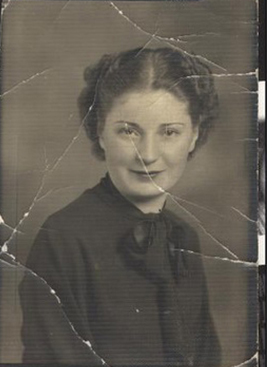
#> input picture damage image.jpg, 275 x 367 px
$ jupyter execute 'Image Restoration Final project (1).ipynb'
#> lines starting #> are read from the running program, lines starting #| are printed output that depends on the picture
# ************************* Semester Project Final ***************************

#                                         Image Restoration

[cell 1]
#first libraries that we will use use to perform all of these functons to restore the image
import cv2                                              # Importing the OpenCV library for the image processing
import numpy as np                                      # Then we Import NumPy library or module  for numerical operations
from matplotlib import pyplot as plt                    # Importing matplotlib for image visualization

[cell 2]
                                                        # firstly load the image that is totally damaged
dam_image = cv2.imread('damage image.jpg')              # that function will read the image and store it inthe varable dam_image
#> dam_image is the input picture: shape (367, 275, 3); mean B, G, R 87.7, 97.1, 102.7

[cell 3]
                                                        # Check if the image is loaded successfully
if dam_image is None:                                   # apply if condtion to check the path of the image
    print("Error: Unable to load the image.")
    exit()                                              # Exit the program if image loading fails

[cell 4]
# Displaying the original image
plt.imshow(cv2.cvtColor(dam_image, cv2.COLOR_BGR2RGB))  # Displaying the original image in color
plt.title('Damage Image')                               # Setting title for the subplot
plt.axis('off')
plt.show()

[cell 5]
# Converting the image to grayscale to simplify processing
gray = cv2.cvtColor(dam_image, cv2.COLOR_BGR2GRAY)              # for that we ue cvtcolor functionn
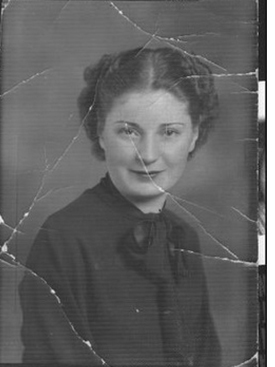
#> gray: shape (367, 275); min 19, max 255, mean 97.7

[cell 6]
# Displaying the grey image
plt.imshow(gray, cmap='gray')                                   # Displaying the grayscale image
plt.title('Grayscale Image')                                    # Setting title for the subplot
plt.axis('off')
plt.show()

[cell 7]
# Apply median filtering to remove noise (means undersired thing) in the image
# Median filtering helps in reducing noise and preserving edges
# A kernel size of 5x5 is chosen for filtering

median_filtered = cv2.medianBlur(gray, 5)             #cv2.medianBlur() is a function  for applying median filtering to an image

[cell 8]
# Displaying the median_filtered image
plt.imshow(median_filtered, cmap='gray')  # Displaying the filtered image (after median blur)
plt.title('Filtered Image (Median Blur)')  # Setting title for the subplot
plt.axis('off')
plt.show()

[cell 9]
# Perform morphological opening to remove thin lines
# Morphological opening is used to remove thin lines or small objects
# A 5x5 kernel of ones is created for the opening operation

kernel5X5 = np.ones((5,5),np.uint8)
opened = cv2.morphologyEx(median_filtered, cv2.MORPH_OPEN, kernel5X5)
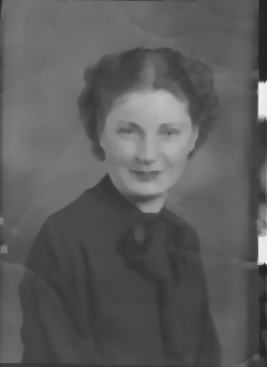
#> opened: shape (367, 275); min 35, max 255, mean 96.9

[cell 10]
# Displaying morphologyEx image
plt.imshow(opened, cmap='gray')                # Displaying the image after morphological opening
plt.title(' Morphological Opening')            # Setting title for the subplot
plt.axis('off')
plt.show()

[cell 11]
# Restore the image (replace with your restoration logic)
restored = opened

[cell 12]
# Displaying restored image
plt.imshow(cv2.cvtColor(restored, cv2.COLOR_BGR2RGB))          #cnvrt to RGB image
plt.title('Restored Image')                                    # Setting title for the subplot
plt.axis('off')
plt.show()

### Display the images

[cell 13]
# Display the original and processed images
plt.figure(figsize=(15, 15))                                  # Creating a figure with size 12x8 for plotting images
# Original Damage Image Image
plt.subplot(1, 5, 1)                                          # with matplotlib library we do some subplotting in the image
plt.imshow(cv2.cvtColor(dam_image, cv2.COLOR_BGR2RGB))        # Displaying the original image in color
plt.title('Damage Image')                                     # Setting title for the subplot
plt.axis('off')                                               # Turning off axis for better visualization
# Grayscale Image
plt.subplot(1, 5, 2)                                          # with matplotlib library we do some subplotting in the image
plt.imshow(gray, cmap='gray')                                 # Displaying the grayscale image
plt.title('Grayscale Image')                                  # Setting title for the subplot
plt.axis('off')                                               # Turning off axis for better visualization
# Filtered Image (Median Blur)
plt.subplot(1, 5, 3)                                          # with matplotlib library we do some subplotting in the image
plt.imshow(median_filtered, cmap='gray')                      # Displaying the filtered image (after median blur)
plt.title('Filtered Image (Median Blur)')                     # Setting title for the subplot
plt.axis('off')                                               # Turning off axis for better visualization
# Image after Morphological Opening
plt.subplot(1, 5, 4)                                          # with of matplotlib library we do some subplotting in the image
plt.imshow(opened, cmap='gray')                               # Displaying the image after morphological opening
plt.title(' Morphological Opening')                           # Setting title for the subplot
plt.axis('off')                                               # Turning off axis for better visualization
# Restored Image
plt.subplot(1, 5,5)
plt.imshow(cv2.cvtColor(restored, cv2.COLOR_BGR2RGB))
plt.title('Restored Image')
plt.axis('off')
# Displaying the plotted images
plt.show()                                                  # Displaying the plotted images
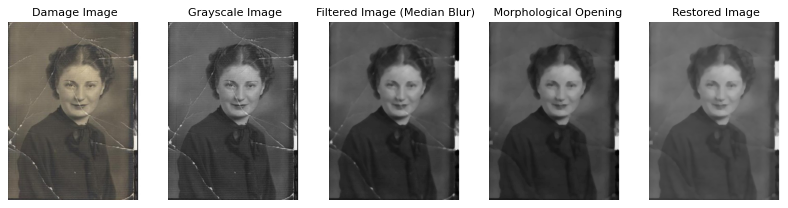
#> figure drawn by matplotlib, 5 panels
